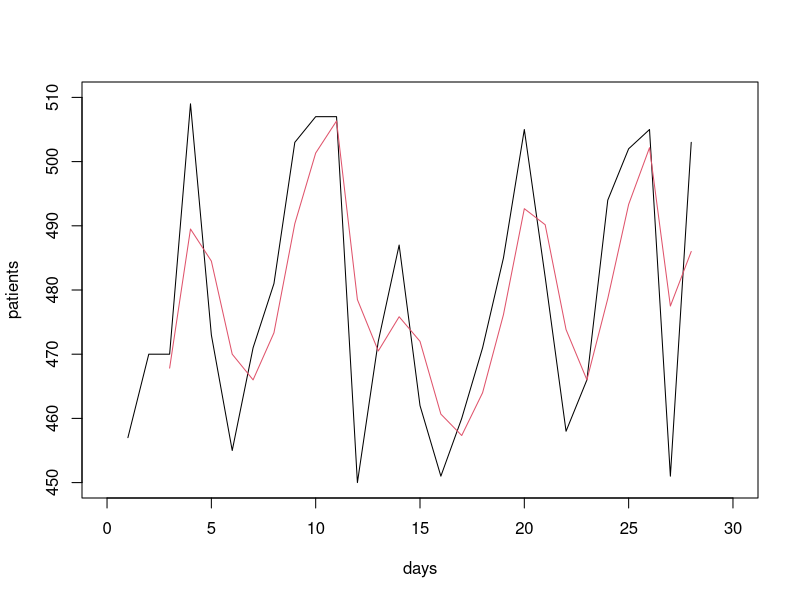

Generate this figure with R:
library(TTR)

# Read in the data
frame<-read.csv("PatientArrivals.csv")
head(frame)

# Compute a weighted moving average with weights: (1/6,2/6,3/6)
wma.pred<-WMA(frame$Patient.arrival, n=3, wts=1:3) #wts specifies the weights for 
# each point, from farthest back to nearest. wts can be specified as any vector, or as 
# shown here, where each number is divided by the sum of the vector

# Plot original data 
plot(frame$Patient.arrival, type="l", ylim=c(450,510), xlim=c(0,30),
     xlab="days", ylab="patients")

# Add moving average to the plot
lines(wma.pred, col=2)

# Print fitted values
print(wma.pred)
